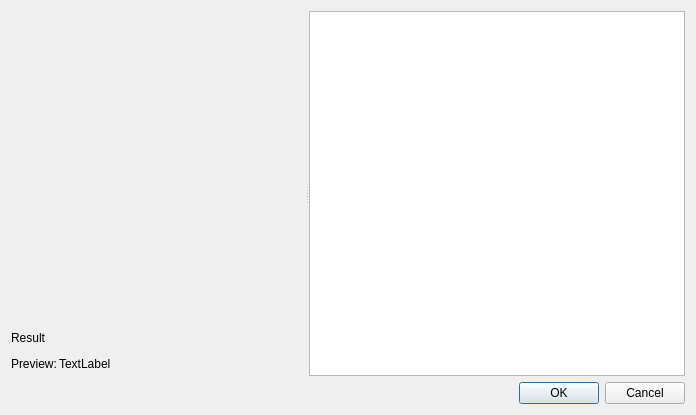
<?xml version="1.0" encoding="UTF-8"?>
<ui version="4.0">
 <class>Dialog</class>
 <widget class="QDialog" name="Dialog">
  <property name="geometry">
   <rect>
    <x>0</x>
    <y>0</y>
    <width>696</width>
    <height>415</height>
   </rect>
  </property>
  <property name="windowTitle">
   <string>Dialog</string>
  </property>
  <property name="windowIcon">
   <iconset resource="../../../QGIS/images/images.qrc">
    <normaloff>:/images/themes/default/mIconPythonFile.svg</normaloff>:/images/themes/default/mIconPythonFile.svg</iconset>
  </property>
  <layout class="QVBoxLayout" name="verticalLayout_2">
   <item>
    <widget class="QSplitter" name="splitter">
     <property name="sizePolicy">
      <sizepolicy hsizetype="Preferred" vsizetype="Preferred">
       <horstretch>2</horstretch>
       <verstretch>0</verstretch>
      </sizepolicy>
     </property>
     <property name="orientation">
      <enum>Qt::Horizontal</enum>
     </property>
     <widget class="QWidget" name="">
      <layout class="QVBoxLayout" name="verticalLayout">
       <property name="spacing">
        <number>2</number>
       </property>
       <item>
        <widget class="QgsCodeEditorPython" name="mCodeEditor" native="true">
         <property name="sizePolicy">
          <sizepolicy hsizetype="Preferred" vsizetype="Preferred">
           <horstretch>1</horstretch>
           <verstretch>2</verstretch>
          </sizepolicy>
         </property>
         <property name="minimumSize">
          <size>
           <width>200</width>
           <height>200</height>
          </size>
         </property>
        </widget>
       </item>
       <item>
        <widget class="QWidget" name="mPreviewWidget" native="true">
         <property name="sizePolicy">
          <sizepolicy hsizetype="Preferred" vsizetype="Preferred">
           <horstretch>1</horstretch>
           <verstretch>0</verstretch>
          </sizepolicy>
         </property>
         <property name="minimumSize">
          <size>
           <width>0</width>
           <height>50</height>
          </size>
         </property>
         <layout class="QVBoxLayout" name="verticalLayout_3">
          <property name="spacing">
           <number>2</number>
          </property>
          <property name="leftMargin">
           <number>0</number>
          </property>
          <property name="topMargin">
           <number>0</number>
          </property>
          <property name="rightMargin">
           <number>0</number>
          </property>
          <property name="bottomMargin">
           <number>0</number>
          </property>
          <item>
           <layout class="QHBoxLayout" name="horizontalLayout">
            <property name="topMargin">
             <number>0</number>
            </property>
            <item>
             <widget class="QLabel" name="label">
              <property name="text">
               <string>Result</string>
              </property>
             </widget>
            </item>
            <item>
             <widget class="QgsFeaturePickerWidget" name="mFeaturePickerWidget">
              <property name="sizePolicy">
               <sizepolicy hsizetype="Preferred" vsizetype="Preferred">
                <horstretch>2</horstretch>
                <verstretch>0</verstretch>
               </sizepolicy>
              </property>
              <property name="showBrowserButtons">
               <bool>true</bool>
              </property>
             </widget>
            </item>
           </layout>
          </item>
          <item>
           <layout class="QHBoxLayout" name="horizontalLayout_3">
            <property name="topMargin">
             <number>0</number>
            </property>
            <item>
             <widget class="QLabel" name="label_2">
              <property name="text">
               <string>Preview:</string>
              </property>
             </widget>
            </item>
            <item>
             <widget class="QLabel" name="tbPreview">
              <property name="sizePolicy">
               <sizepolicy hsizetype="Preferred" vsizetype="Preferred">
                <horstretch>1</horstretch>
                <verstretch>0</verstretch>
               </sizepolicy>
              </property>
              <property name="text">
               <string>TextLabel</string>
              </property>
             </widget>
            </item>
           </layout>
          </item>
         </layout>
        </widget>
       </item>
      </layout>
     </widget>
     <widget class="QTextBrowser" name="mHelpTextBrowser">
      <property name="sizePolicy">
       <sizepolicy hsizetype="Preferred" vsizetype="Preferred">
        <horstretch>0</horstretch>
        <verstretch>0</verstretch>
       </sizepolicy>
      </property>
     </widget>
    </widget>
   </item>
   <item>
    <widget class="QDialogButtonBox" name="mButtonBox">
     <property name="orientation">
      <enum>Qt::Horizontal</enum>
     </property>
     <property name="standardButtons">
      <set>QDialogButtonBox::Cancel|QDialogButtonBox::Ok</set>
     </property>
    </widget>
   </item>
  </layout>
 </widget>
 <customwidgets>
  <customwidget>
   <class>QgsFeaturePickerWidget</class>
   <extends>QWidget</extends>
   <header>qgsfeaturepickerwidget.h</header>
  </customwidget>
  <customwidget>
   <class>QgsCodeEditorPython</class>
   <extends>QWidget</extends>
   <header>qgis.gui</header>
   <container>1</container>
  </customwidget>
 </customwidgets>
 <resources>
  <include location="eotsv_resources.qrc"/>
  <include location="../../../QGIS/images/images.qrc"/>
 </resources>
 <connections>
  <connection>
   <sender>mButtonBox</sender>
   <signal>accepted()</signal>
   <receiver>Dialog</receiver>
   <slot>accept()</slot>
   <hints>
    <hint type="sourcelabel">
     <x>248</x>
     <y>254</y>
    </hint>
    <hint type="destinationlabel">
     <x>157</x>
     <y>274</y>
    </hint>
   </hints>
  </connection>
  <connection>
   <sender>mButtonBox</sender>
   <signal>rejected()</signal>
   <receiver>Dialog</receiver>
   <slot>reject()</slot>
   <hints>
    <hint type="sourcelabel">
     <x>316</x>
     <y>260</y>
    </hint>
    <hint type="destinationlabel">
     <x>286</x>
     <y>274</y>
    </hint>
   </hints>
  </connection>
 </connections>
</ui>
